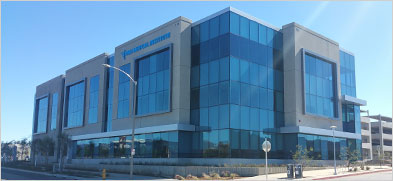
#> input picture sanmarcos.jpg, 393 x 181 px
$ python BGR2BINARY.py
#> lines starting #> are read from the running program, lines starting #| are printed output that depends on the picture; after the words box and inside, x2 and y2 are one past the last pixel; in counts of white or black regions, pixels touching at a corner belong together
import cv2
img = cv2.imread('sanmarcos.jpg',0)
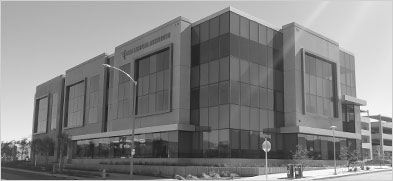
#> img: shape (181, 393); min 25, max 255, mean 132.6
cv2.imshow('GrayScale image ', img)

cv2.waitKey(0)
ret,bw=cv2.threshold(img,127,255,cv2.THRESH_BINARY)
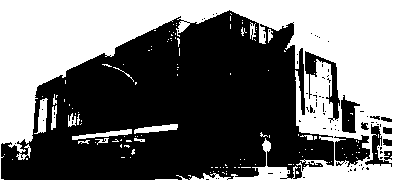
#> bw: shape (181, 393); 44.4% white; 133 white regions (117 under 20 px), largest, box (x1, y1, x2, y2) and area: (0, 0, 393, 181) 29990, (34, 98, 48, 134) 262, (72, 129, 132, 140) 262
cv2.imshow("Bianry image",bw)
cv2.waitKey(0)
cv2.destroyAllWindows()
